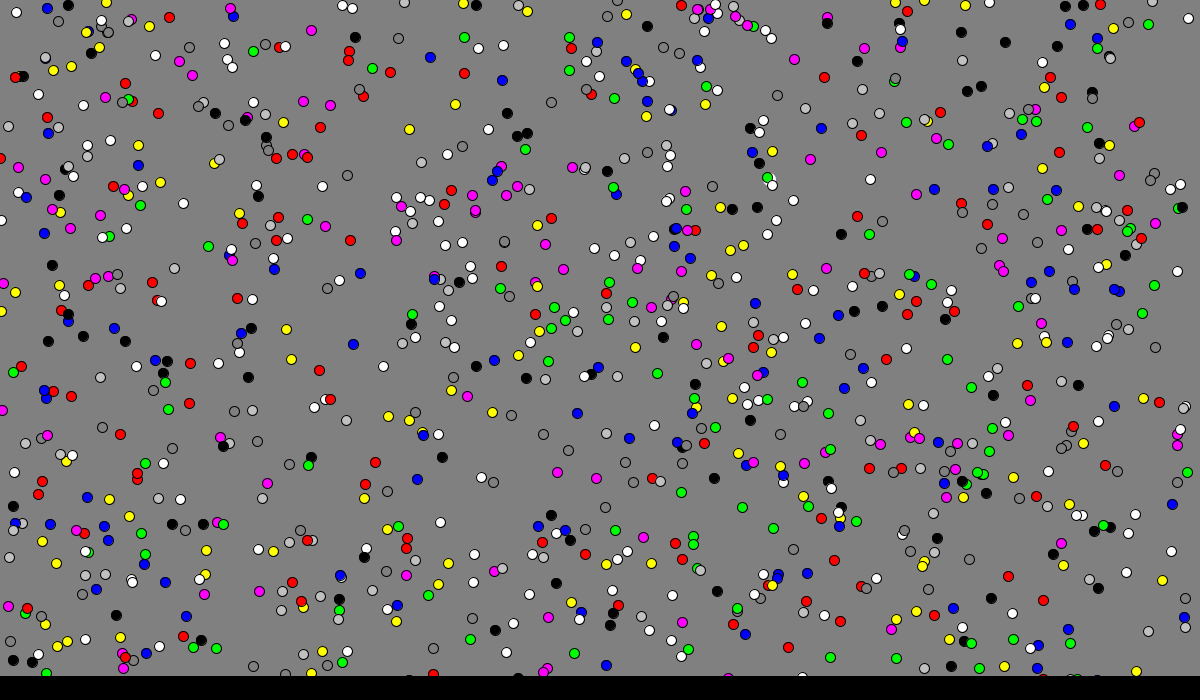
Frame 1 (no input)
Frame 60 (the mouse pressed at the canvas centre just before this capture): identical to frame 1, image omitted
Frame 120 (the mouse held since frame 60 and released just before this capture): identical to frame 1, image omitted

The Processing sketch that drew this single still picture (run headless with seeded random() and noise(); from frame 60 on, the mouse is pressed at the canvas centre):

// Processing sketch: matrix3D_in_2D
// ── matrix3D_in_2D.pde
int nPoints = 1000;

int xDim = 1200;
int yDim = 700;
int zDim = 800;
int z10 = zDim / 10;

int rCircle = 10;
float radius = rCircle / 2.0;

Point3D[] pt = new Point3D[nPoints];

int tx, ty, tz;
int selectedIndex = 0;

int nColors = 9;

color[] colorTable = {
  color(255),         // white
  color(255, 0, 0),   // red
  color(255, 255, 0), // yellow
  color(0, 255, 0),   // green
  color(0, 0, 255),   // blue
  color(255, 0, 255), // magenta
  color(192),         // light gray
  color(128),         // gray
  color(0)            // black
};

void setup() {
  size(1200, 700);
  textSize(12);

  for (int i = 0; i < nPoints; i++) {
    int x = (int)random(xDim - rCircle);
    int y = (int)random(yDim - rCircle);
    int z = (int)random(zDim);

    pt[i] = new Point3D(x, y, z);
  }

  setTarget(0);
}

void draw() {
  background(128);

  for (int i = 0; i < nPoints; i++) {
    Point3D p = pt[i];

    if (i == selectedIndex) {
      stroke(255);
      strokeWeight(3);
    } else {
      stroke(0);
      strokeWeight(1);
    }

    fill(colorTable[p.ci]);
    ellipse(p.x, p.y, rCircle, rCircle);

    fill(0);
    //text(i + "  z=" + p.z, p.x + 12, p.y + 4);
  }

  fill(0);
  noStroke();
  rect(0, height - 24, width, 24);

  fill(255);
  //text("Selected point: " + selectedIndex + "   target z = " + tz, 10, height - 8);
}

void mousePressed() {
  int clicked = findPointUnderMouse();

  if (clicked != -1) {
    setTarget(clicked);
    println("pt[" + clicked + "]=(" + pt[clicked].x + "," + pt[clicked].y + "," + pt[clicked].z + "," + pt[clicked].ci + ")");
  }
}

int findPointUnderMouse() {
  for (int i = 0; i < nPoints; i++) {
    float d = dist(mouseX, mouseY, pt[i].x, pt[i].y);
    if (d <= radius) {
      return i;
    }
  }
  return -1;
}

void setTarget(int index) {
  selectedIndex = index;
  tx = pt[index].x;
  ty = pt[index].y;
  tz = pt[index].z;

  updateColors();

  for (int i = 0; i < nPoints; i++) {
    println("pt[" + i + "]=(" + pt[i].x + "," + pt[i].y + "," + pt[i].z + "," + pt[i].ci + ")");
  }
  println();
}

void updateColors() {
  for (int i = 0; i < nPoints; i++) {
    int distZ = abs(pt[i].z - tz);
    int ci = (distZ / z10) % nColors;
    pt[i].ci = ci;
  }
}

class Point3D {
  int x, y, z;
  int ci;

  Point3D(int x, int y, int z) {
    this.x = x;
    this.y = y;
    this.z = z;
    this.ci = 0;
  }
}
